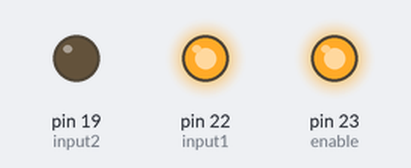
The sketch below on a simulated Arduino Mega 2560, built with avr-gcc and run on an emulated ATmega2560. Parts: output pins drawn as LEDs (lit = HIGH).

Above: at 2.5 s.
At 7.5 s:
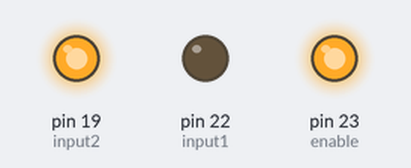
Timing chart, 0 to 13.0 s (numbered marks = the images above):
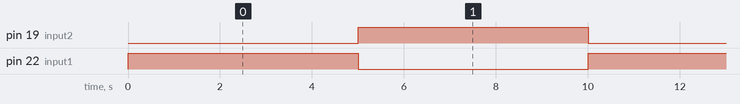

Measured:
- by itself, pin 19 (input2), pin 22 (input1): alternates HIGH for 5.0 s and LOW for 5.0 s

The sketch:

lab2.5.ino
```cpp
#define enable 23
#define input1 22
#define input2 19


void setup() {
  pinMode(input1,OUTPUT);
  pinMode(input2,OUTPUT);
  pinMode(enable,OUTPUT);
  digitalWrite(enable,HIGH);
}

void loop() {

  digitalWrite(input1,HIGH);
  digitalWrite(input2,LOW);
  delay(5000);
  digitalWrite(input2,HIGH);
  digitalWrite(input1,LOW);
  delay(5000);

}
```
